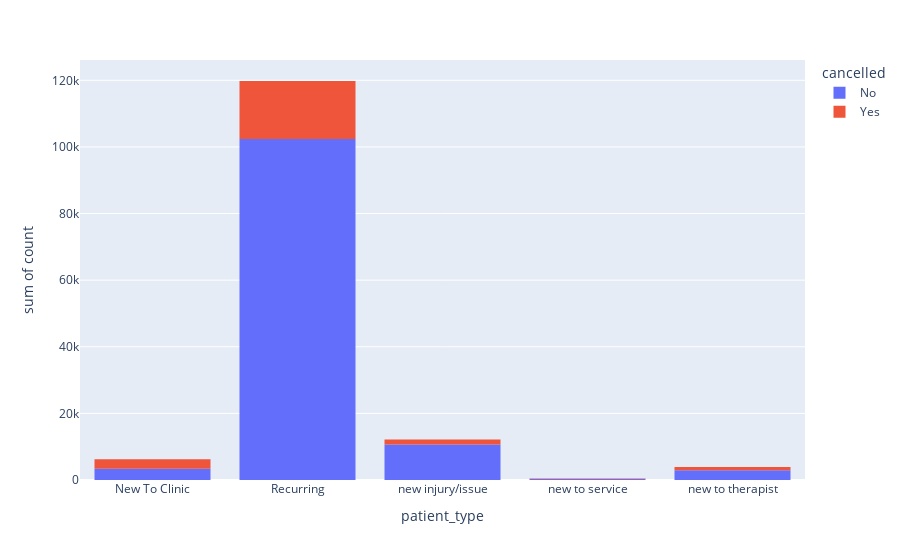

Write notebook code for a chart like this one.
### Markdown cell above
# Recurring Patients
### Recurring patients seem to have a higher number of cancellations compared to new patients. This could be due to the frequency of their visits, leading to more opportunities for cancellations.
### New patients also do some cancellations, but this might be due to initial uncertainties or dissatisfaction with the service or getting comment about the service from anyone else.

### Code cell
billing = final_df.groupby([final_df['patient_type'].dropna(), 'cancelled']).size().reset_index(name='count')
fig = px.histogram(billing, x="patient_type", y="count", color='cancelled')
fig.show()

### Figure 1 — Plotly figure (JSON) as saved in the notebook; plotly's stock layout.template omitted (floating-point values rounded to 4 significant figures)
{"data": [{"alignmentgroup": "True", "bingroup": "x", "histfunc": "sum", "hovertemplate": "cancelled=No<br>patient_type=%{x}<br>sum of count=%{y}<extra></extra>", "legendgroup": "No", "marker": {"color": "#636efa", "pattern": {"shape": ""}}, "name": "No", "offsetgroup": "No", "orientation": "v", "showlegend": true, "type": "histogram", "x": ["New To Clinic", "Recurring", "new injury/issue", "new to service", "new to therapist"], "xaxis": "x", "y": [3398, 102378, 10669, 301, 2950], "yaxis": "y"}, {"alignmentgroup": "True", "bingroup": "x", "histfunc": "sum", "hovertemplate": "cancelled=Yes<br>patient_type=%{x}<br>sum of count=%{y}<extra></extra>", "legendgroup": "Yes", "marker": {"color": "#EF553B", "pattern": {"shape": ""}}, "name": "Yes", "offsetgroup": "Yes", "orientation": "v", "showlegend": true, "type": "histogram", "x": ["New To Clinic", "Recurring", "new injury/issue", "new to service", "new to therapist"], "xaxis": "x", "y": [2851, 17419, 1504, 160, 958], "yaxis": "y"}], "layout": {"barmode": "relative", "legend": {"title": {"text": "cancelled"}, "tracegroupgap": 0}, "margin": {"t": 60}, "xaxis": {"anchor": "y", "domain": [0, 1], "title": {"text": "patient_type"}}, "yaxis": {"anchor": "x", "domain": [0, 1], "title": {"text": "sum of count"}}}}
